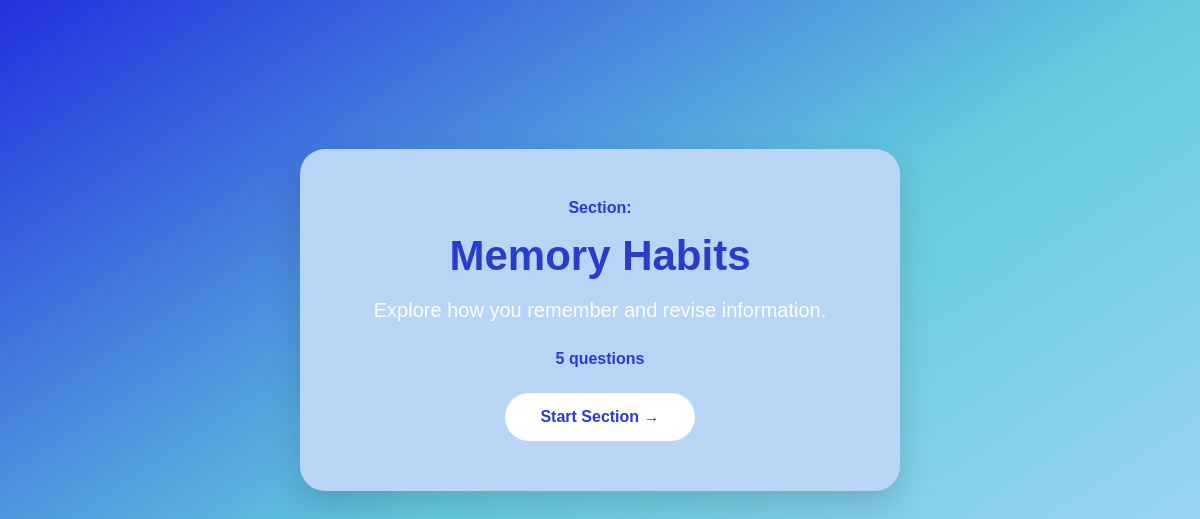
Screenshot of /quiz/2 with the database file from the repository.
### tables this page shows
CREATE TABLE sections (
        id INTEGER PRIMARY KEY AUTOINCREMENT,
        name TEXT NOT NULL,
        description TEXT
    );

### app.py (the view)
@app.route("/quiz/<int:section_id>")
def quiz_section(section_id):
    sections = get_sections()
    questions = get_questions_by_section(section_id)
    section = None
    for item in sections:
        if item["id"] == section_id:
            section = item
            break
    return render_template(
        "quiz_section.html",
        section=section,
        questions=questions,
        section_id=section_id
    )

### database.py (called while the page is built)
def get_connection():
    conn = sqlite3.connect(DATABASE)
    conn.row_factory = sqlite3.Row
    conn.execute("PRAGMA foreign_keys = ON")
    return conn

def get_sections():
    conn = get_connection()
    sections = conn.execute("""
        SELECT id, name, description
        FROM sections
        ORDER BY id
    """).fetchall()
    conn.close()
    return sections

def get_questions_by_section(section_id):
    conn = get_connection()
    questions = conn.execute("""
        SELECT id, section_id, question_text
        FROM questions
        WHERE section_id = ?
        ORDER BY id
    """, (section_id,)).fetchall()
    conn.close()
    return questions

### templates/quiz_section.html (shortened to what this page needs)
<!DOCTYPE html>
<html>
<head>
    <link
        rel="stylesheet"
        href="/static/css/style.css"
    >
</head>
<body>
    <div class="section-intro">
        <div class="section-intro-card">
            <p class="section-number">
                Section:
            </p>
            <h1>
                {{ section["name"] }}
            </h1>
            <p class="section-description">
                {{ section["description"] }}
            </p>
            <p class="question-count">
                5 questions
            </p>
            <a
                href="{{ url_for(
                    'question',
                    section_id=section_id,
                    question_index=0
                ) }}"
                class="continue-button"
            >
                Start Section →
            </a>
        </div>
    </div>
</body>
</html>

### static/css/style.css (style rules this page uses)
:root { --primary-blue:#2946D7; --secondary-blue:#5AB8E8; --dark-blue:#1F2D6B; --light-blue:#EEF6FF; --white:#FFFFFF; --text:#263238; --grey:#6C757D; --shadow: 0px 10px 30px rgba(0,0,0,.12); --radius:20px; }
* { margin:0; padding:0; box-sizing:border-box; }
body { font-family: "Poppins", sans-serif; background: linear-gradient(to bottom right, #2331df, #65cddd, #b4d7ff); min-height:100vh; color:white; }
.section-intro { min-height: 80vh; display: flex; justify-content: center; align-items: center; padding: 30px; }
.section-intro-card { width: 600px; max-width: 90%; background: #b9d5f5; border-radius: 25px; padding: 50px; text-align: center; box-shadow: 0 15px 35px rgba(0, 0, 0, 0.15); }
.section-number { font-size: 16px; font-weight: bold; color: #293dcc; }
.section-intro-card h1 { font-size: 42px; margin: 15px 0; color: #293dcc; }
.section-description { font-size: 20px; line-height: 1.5; color: white; }
.question-count { margin: 25px 0; font-weight: bold; color: #293dcc; }
.continue-button { display: inline-block; padding: 15px 35px; background: white; border-radius: 30px; color: #293dcc; text-decoration: none; font-weight: bold; transition: 0.2s; }

### rows the page displays
sections: name "Memory Habits", description "Explore how you remember and revise information."
